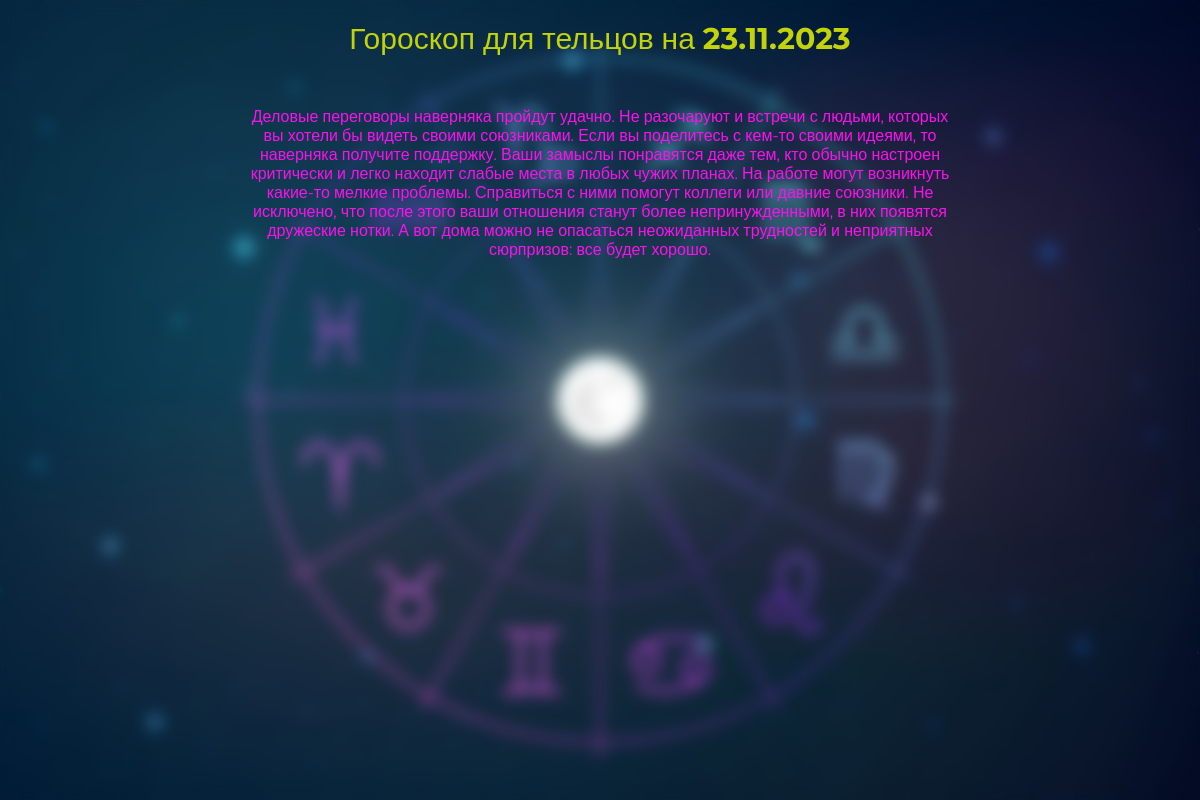
The app's page /Horoscope/Taurus.html, older data.
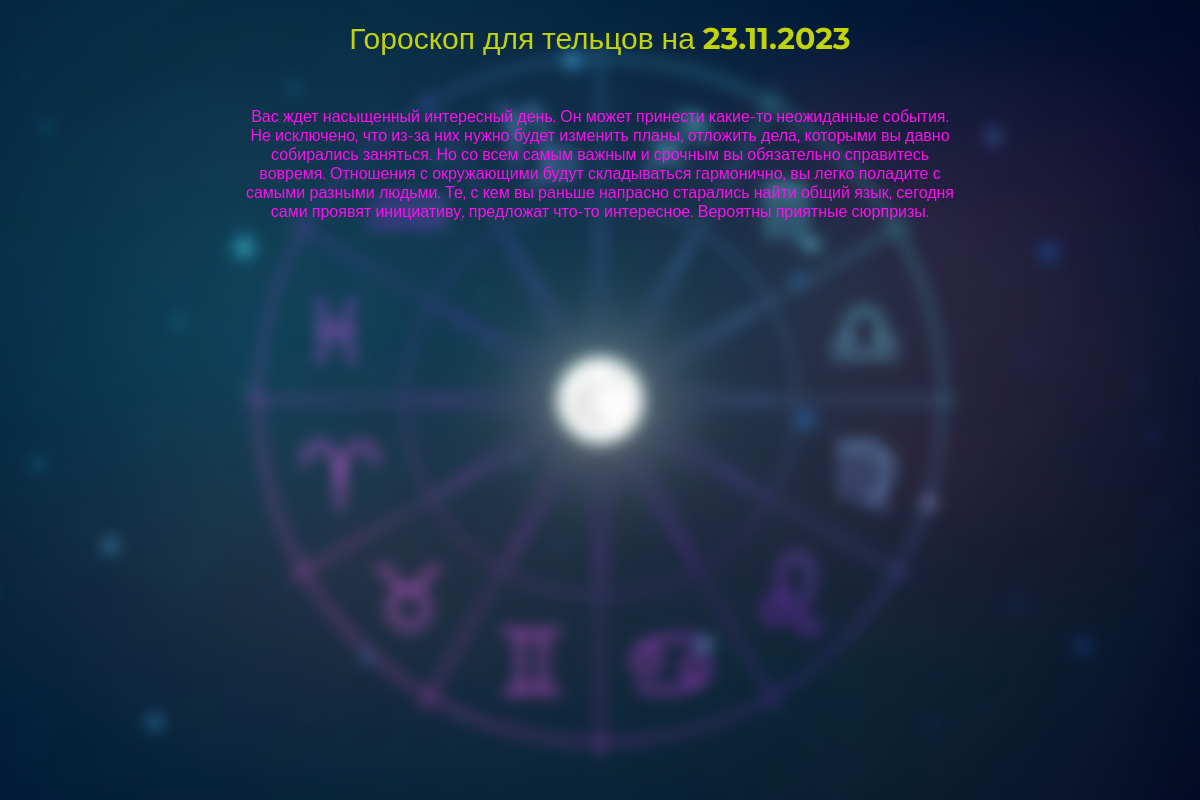
The same page, newer data.
### horoscope/models.py (models this page shows, shortened)
class Predictions(models.Model):
    zodiak_sign = models.CharField(max_length=30)
    content = models.TextField(blank=True)
    time_update = models.DateTimeField(auto_now=True)

### horoscope/views.py (the view)
# urls.py: path('Horoscope/<slug:sign>.html', prediction)
def prediction(request, sign):
    date = datetime.now().strftime("%d.%m.%Y")
    data = Predictions.objects.all()
    ctx = {
        'date': date,
        'text': data.get(zodiak_sign = sign.lower()).content
    }
    return render(request, f"horoscope/Horoscope/{sign}.html", ctx)

### horoscope/templates/horoscope/Horoscope/Taurus.html (shortened to what this page needs)
{% load static %}
<!DOCTYPE html>
<html lang="en">
<head>
    <link rel="stylesheet" href="{% static 'css/style0.css' %}">
    <link rel="stylesheet" href="{% static 'css/style.css' %}">
</head>
<body>
    <div class="background">
        <div class="blur">
            <div class="wrapper">
                <div class="header">
                    Гороскоп для тельцов на
                    <b>
                        {{ date }}
                    </b>
                <div class="text">
                    {{ text }}
                </div>
            </div>
        </div>
    </div>
</body>
</html>

Row changes from the older to the newer data that the page shows:
changed Predictions: content "Деловые переговоры наверняка пройдут удачно. Не разочаруют и встречи с людьми, которых вы хотели бы видеть своими союзниками. Если вы поделитесь с кем-то своими идеями, то наверняка получите поддержку. Ваши замыслы понравятся даже тем, кто обычно настроен критически и легко находит слабые места в любых чужих планах. На работе могут возникнуть какие-то мелкие проблемы. Справиться с ними помогут коллеги или давние союзники. Не исключено, что после этого ваши отношения станут более непринужденными, в них появятся дружеские нотки. А вот дома можно не опасаться неожиданных трудностей и неприятных сюрпризов: все будет хорошо." → "Вас ждет насыщенный интересный день. Он может принести какие-то неожиданные события. Не исключено, что из-за них нужно будет изменить планы, отложить дела, которыми вы давно собирались заняться. Но со всем самым важным и срочным вы обязательно справитесь вовремя. Отношения с окружающими будут складываться гармонично, вы легко поладите с самыми разными людьми. Те, с кем вы раньше напрасно старались найти общий язык, сегодня сами проявят инициативу, предложат что-то интересное. Вероятны приятные сюрпризы."
